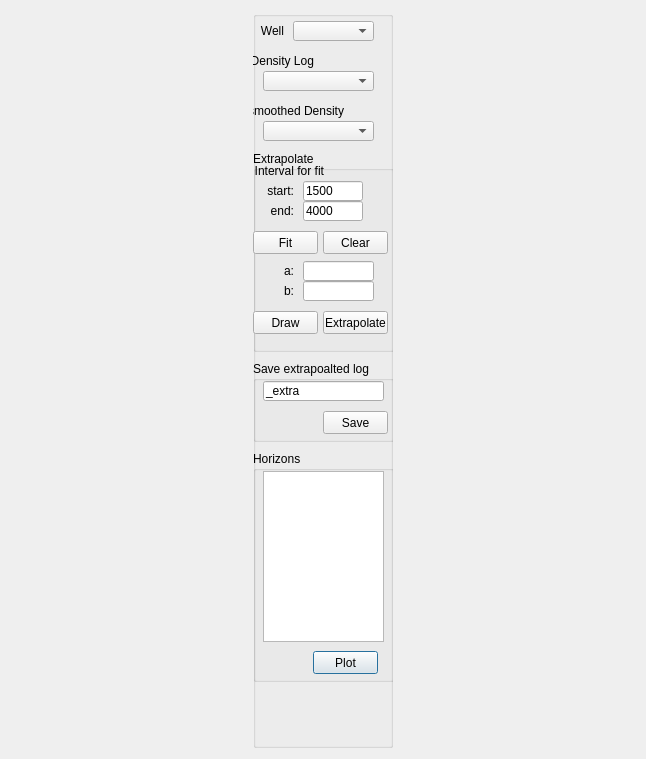
<?xml version="1.0" encoding="UTF-8"?>
<ui version="4.0">
 <class>extrapolate_Dialog</class>
 <widget class="QDialog" name="extrapolate_Dialog">
  <property name="geometry">
   <rect>
    <x>0</x>
    <y>0</y>
    <width>646</width>
    <height>759</height>
   </rect>
  </property>
  <property name="windowTitle">
   <string>Extrapolate Log</string>
  </property>
  <layout class="QHBoxLayout" name="horizontalLayout">
   <item>
    <widget class="QGroupBox" name="groupBox">
     <property name="sizePolicy">
      <sizepolicy hsizetype="Fixed" vsizetype="Expanding">
       <horstretch>0</horstretch>
       <verstretch>0</verstretch>
      </sizepolicy>
     </property>
     <property name="minimumSize">
      <size>
       <width>140</width>
       <height>0</height>
      </size>
     </property>
     <property name="maximumSize">
      <size>
       <width>140</width>
       <height>16777215</height>
      </size>
     </property>
     <property name="title">
      <string/>
     </property>
     <widget class="QLabel" name="label">
      <property name="geometry">
       <rect>
        <x>0</x>
        <y>10</y>
        <width>31</width>
        <height>20</height>
       </rect>
      </property>
      <property name="text">
       <string>Well</string>
      </property>
      <property name="alignment">
       <set>Qt::AlignRight|Qt::AlignTrailing|Qt::AlignVCenter</set>
      </property>
     </widget>
     <widget class="QComboBox" name="well_comboBox">
      <property name="geometry">
       <rect>
        <x>40</x>
        <y>10</y>
        <width>81</width>
        <height>20</height>
       </rect>
      </property>
     </widget>
     <widget class="QComboBox" name="log_comboBox">
      <property name="geometry">
       <rect>
        <x>10</x>
        <y>60</y>
        <width>111</width>
        <height>20</height>
       </rect>
      </property>
     </widget>
     <widget class="QLabel" name="label_2">
      <property name="geometry">
       <rect>
        <x>0</x>
        <y>40</y>
        <width>61</width>
        <height>20</height>
       </rect>
      </property>
      <property name="text">
       <string>Density Log</string>
      </property>
      <property name="alignment">
       <set>Qt::AlignRight|Qt::AlignTrailing|Qt::AlignVCenter</set>
      </property>
     </widget>
     <widget class="QGroupBox" name="groupBox_2">
      <property name="geometry">
       <rect>
        <x>0</x>
        <y>440</y>
        <width>141</width>
        <height>231</height>
       </rect>
      </property>
      <property name="title">
       <string>Horizons</string>
      </property>
      <widget class="QPushButton" name="plot_horizon_Button">
       <property name="geometry">
        <rect>
         <x>60</x>
         <y>200</y>
         <width>65</width>
         <height>23</height>
        </rect>
       </property>
       <property name="text">
        <string>Plot</string>
       </property>
      </widget>
      <widget class="QListWidget" name="horizon_listWidget">
       <property name="geometry">
        <rect>
         <x>10</x>
         <y>20</y>
         <width>121</width>
         <height>171</height>
        </rect>
       </property>
       <property name="isWrapping" stdset="0">
        <bool>true</bool>
       </property>
      </widget>
     </widget>
     <widget class="QGroupBox" name="groupBox_3">
      <property name="geometry">
       <rect>
        <x>0</x>
        <y>140</y>
        <width>141</width>
        <height>201</height>
       </rect>
      </property>
      <property name="title">
       <string>Extrapolate</string>
      </property>
      <widget class="QPushButton" name="fit_Button">
       <property name="geometry">
        <rect>
         <x>0</x>
         <y>80</y>
         <width>65</width>
         <height>23</height>
        </rect>
       </property>
       <property name="text">
        <string>Fit</string>
       </property>
      </widget>
      <widget class="QLabel" name="label_3">
       <property name="geometry">
        <rect>
         <x>0</x>
         <y>10</y>
         <width>71</width>
         <height>20</height>
        </rect>
       </property>
       <property name="text">
        <string>Interval for fit</string>
       </property>
       <property name="alignment">
        <set>Qt::AlignRight|Qt::AlignTrailing|Qt::AlignVCenter</set>
       </property>
      </widget>
      <widget class="QLineEdit" name="start_lineEdit">
       <property name="geometry">
        <rect>
         <x>50</x>
         <y>30</y>
         <width>60</width>
         <height>20</height>
        </rect>
       </property>
       <property name="toolTip">
        <string>Start Depth</string>
       </property>
       <property name="text">
        <string>1500</string>
       </property>
      </widget>
      <widget class="QLineEdit" name="end_lineEdit">
       <property name="geometry">
        <rect>
         <x>50</x>
         <y>50</y>
         <width>60</width>
         <height>20</height>
        </rect>
       </property>
       <property name="toolTip">
        <string>End Depth</string>
       </property>
       <property name="text">
        <string>4000</string>
       </property>
      </widget>
      <widget class="QPushButton" name="extrapolate_Button">
       <property name="geometry">
        <rect>
         <x>70</x>
         <y>160</y>
         <width>65</width>
         <height>23</height>
        </rect>
       </property>
       <property name="text">
        <string>Extrapolate</string>
       </property>
      </widget>
      <widget class="QLineEdit" name="a_lineEdit">
       <property name="geometry">
        <rect>
         <x>50</x>
         <y>110</y>
         <width>71</width>
         <height>20</height>
        </rect>
       </property>
       <property name="toolTip">
        <string>a</string>
       </property>
       <property name="text">
        <string/>
       </property>
      </widget>
      <widget class="QLineEdit" name="b_lineEdit">
       <property name="geometry">
        <rect>
         <x>50</x>
         <y>130</y>
         <width>71</width>
         <height>20</height>
        </rect>
       </property>
       <property name="toolTip">
        <string>b</string>
       </property>
       <property name="text">
        <string/>
       </property>
      </widget>
      <widget class="QPushButton" name="draw_Button">
       <property name="geometry">
        <rect>
         <x>0</x>
         <y>160</y>
         <width>65</width>
         <height>23</height>
        </rect>
       </property>
       <property name="text">
        <string>Draw</string>
       </property>
      </widget>
      <widget class="QPushButton" name="clear_Button">
       <property name="geometry">
        <rect>
         <x>70</x>
         <y>80</y>
         <width>65</width>
         <height>23</height>
        </rect>
       </property>
       <property name="text">
        <string>Clear</string>
       </property>
      </widget>
      <widget class="QLabel" name="label_14">
       <property name="geometry">
        <rect>
         <x>10</x>
         <y>110</y>
         <width>31</width>
         <height>20</height>
        </rect>
       </property>
       <property name="text">
        <string>a:</string>
       </property>
       <property name="alignment">
        <set>Qt::AlignRight|Qt::AlignTrailing|Qt::AlignVCenter</set>
       </property>
      </widget>
      <widget class="QLabel" name="label_15">
       <property name="geometry">
        <rect>
         <x>10</x>
         <y>130</y>
         <width>31</width>
         <height>20</height>
        </rect>
       </property>
       <property name="text">
        <string>b:</string>
       </property>
       <property name="alignment">
        <set>Qt::AlignRight|Qt::AlignTrailing|Qt::AlignVCenter</set>
       </property>
      </widget>
      <widget class="QLabel" name="label_18">
       <property name="geometry">
        <rect>
         <x>10</x>
         <y>30</y>
         <width>31</width>
         <height>20</height>
        </rect>
       </property>
       <property name="text">
        <string>start:</string>
       </property>
       <property name="alignment">
        <set>Qt::AlignRight|Qt::AlignTrailing|Qt::AlignVCenter</set>
       </property>
      </widget>
      <widget class="QLabel" name="label_19">
       <property name="geometry">
        <rect>
         <x>10</x>
         <y>50</y>
         <width>31</width>
         <height>20</height>
        </rect>
       </property>
       <property name="text">
        <string>end:</string>
       </property>
       <property name="alignment">
        <set>Qt::AlignRight|Qt::AlignTrailing|Qt::AlignVCenter</set>
       </property>
      </widget>
     </widget>
     <widget class="QLabel" name="label_4">
      <property name="geometry">
       <rect>
        <x>0</x>
        <y>90</y>
        <width>91</width>
        <height>20</height>
       </rect>
      </property>
      <property name="text">
       <string>smoothed Density</string>
      </property>
      <property name="alignment">
       <set>Qt::AlignRight|Qt::AlignTrailing|Qt::AlignVCenter</set>
      </property>
     </widget>
     <widget class="QComboBox" name="sm_log_comboBox">
      <property name="geometry">
       <rect>
        <x>10</x>
        <y>110</y>
        <width>111</width>
        <height>20</height>
       </rect>
      </property>
     </widget>
     <widget class="QGroupBox" name="groupBox_4">
      <property name="geometry">
       <rect>
        <x>0</x>
        <y>350</y>
        <width>141</width>
        <height>81</height>
       </rect>
      </property>
      <property name="title">
       <string>Save extrapoalted log</string>
      </property>
      <widget class="QPushButton" name="save_Button">
       <property name="geometry">
        <rect>
         <x>70</x>
         <y>50</y>
         <width>65</width>
         <height>23</height>
        </rect>
       </property>
       <property name="text">
        <string>Save</string>
       </property>
      </widget>
      <widget class="QLineEdit" name="lineEdit">
       <property name="geometry">
        <rect>
         <x>10</x>
         <y>20</y>
         <width>121</width>
         <height>20</height>
        </rect>
       </property>
       <property name="text">
        <string>_extra</string>
       </property>
      </widget>
     </widget>
    </widget>
   </item>
  </layout>
 </widget>
 <resources/>
 <connections/>
</ui>
